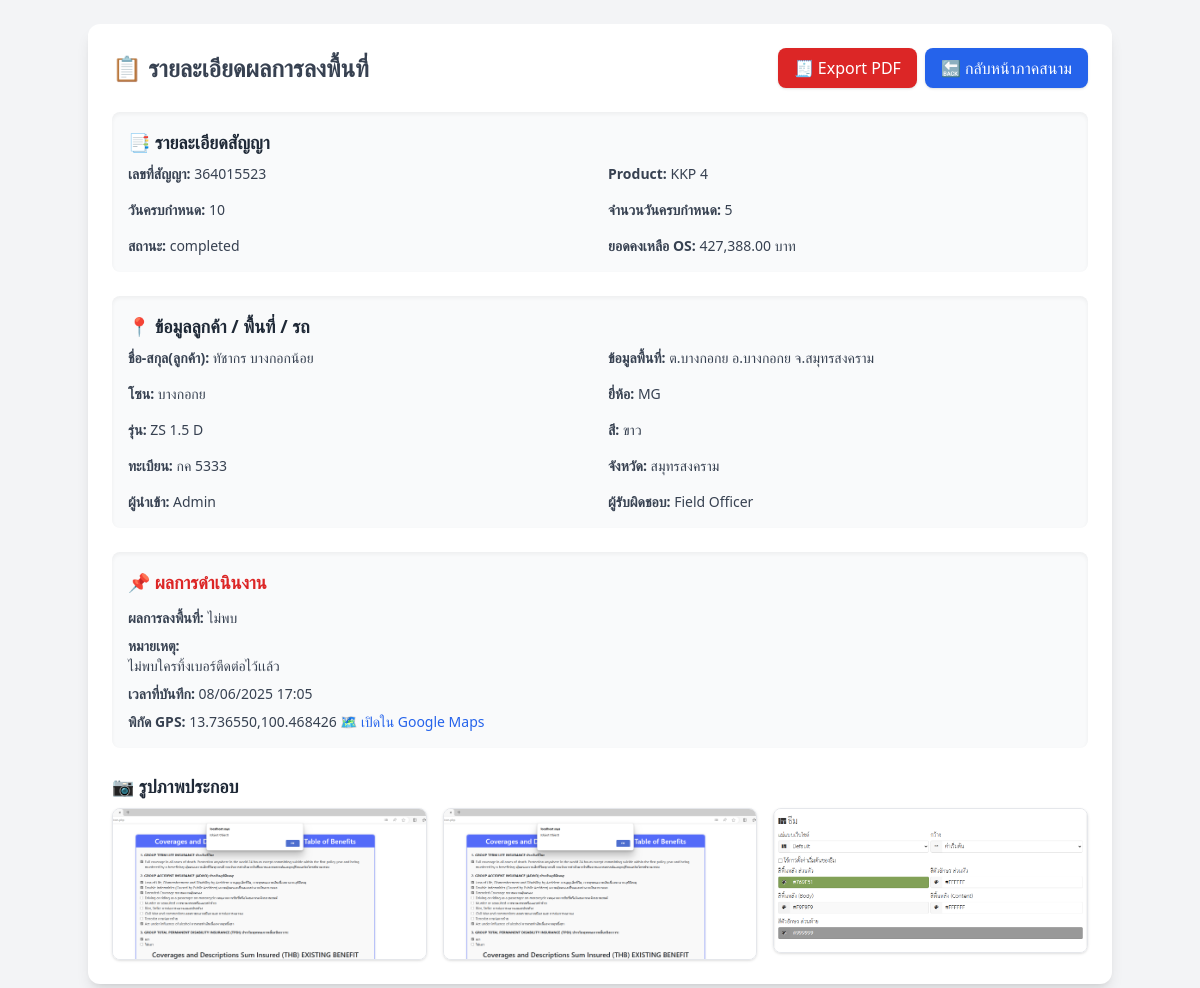
/dashboard/job_result.php?id=224 (signed in), run on the app's committed database.
### tables this page shows
CREATE TABLE `job_logs` (
  `id` int(11) NOT NULL,
  `job_id` int(11) DEFAULT NULL,
  `user_id` int(11) DEFAULT NULL,
  `result` varchar(20) DEFAULT NULL,
  `note` text DEFAULT NULL,
  `gps` varchar(100) DEFAULT NULL,
  `images` text DEFAULT NULL,
  `created_at` timestamp NOT NULL DEFAULT current_timestamp(),
  `log_time` datetime DEFAULT current_timestamp(),
  `marker_color` varchar(20) DEFAULT 'blue'
);

CREATE TABLE `jobs` (
  `id` int(11) NOT NULL,
  `contract_number` varchar(50) NOT NULL,
  `assigned_to` int(11) DEFAULT NULL,
  `imported_by` int(11) DEFAULT NULL,
  `product` varchar(100) NOT NULL,
  `location_info` varchar(255) DEFAULT NULL,
  `location_area` varchar(255) DEFAULT NULL,
  `zone` varchar(100) DEFAULT NULL,
  `due_date` varchar(25) DEFAULT NULL,
  `overdue_period` varchar(50) DEFAULT NULL,
  `model` varchar(100) DEFAULT NULL,
  `model_detail` varchar(100) DEFAULT NULL,
  `color` varchar(50) DEFAULT NULL,
  `plate` varchar(20) DEFAULT NULL,
  `province` varchar(50) DEFAULT NULL,
  `os` varchar(50) DEFAULT NULL,
  `status` varchar(20) DEFAULT NULL,
  `department_id` int(11) DEFAULT NULL
);

CREATE TABLE `users` (
  `id` int(11) NOT NULL,
  `name` varchar(100) DEFAULT NULL,
  `username` varchar(50) DEFAULT NULL,
  `password` varchar(255) DEFAULT NULL,
  `role` enum('admin','field','manager') DEFAULT 'field',
  `created_at` timestamp NOT NULL DEFAULT current_timestamp(),
  `active` tinyint(1) DEFAULT 1,
  `department_id` int(11) DEFAULT NULL,
  `marker_color` varchar(20) DEFAULT NULL
);

### dashboard/job_result.php (the view, shortened to what this page needs)
<?php
include '../config/db.php';
$job_id = $_GET['id'] ?? null;
$role = $_SESSION['user']['role'];
if ($role === 'admin') {
    $stmt = $conn->prepare("SELECT j.*,
        l.note, l.result, l.gps, l.images, l.created_at AS log_time,
        u1.name AS assigned_name, u2.name AS imported_name
        FROM jobs j
        LEFT JOIN job_logs l ON j.id = l.job_id
        LEFT JOIN users u1 ON j.assigned_to = u1.id
        LEFT JOIN users u2 ON j.imported_by = u2.id
        WHERE j.id = ?");
    $stmt->bind_param("i", $job_id);
}
$stmt->execute();
$result = $stmt->get_result();
$job = $result->fetch_assoc();
?>
<!DOCTYPE html>
<html lang="th">
<head>
  <script src="https://cdn.tailwindcss.com"></script>
</head>
<body class="bg-gray-100 min-h-screen p-4 sm:p-6">
  <div class="max-w-5xl mx-auto bg-white shadow-lg rounded-xl p-6 space-y-6">
    <div class="flex justify-between items-center flex-wrap gap-4">
      <h2 class="text-2xl font-bold text-gray-700">📋 รายละเอียดผลการลงพื้นที่</h2>
      <div class="flex gap-2">
        <?php if ($job['status'] === 'completed'): ?>
          <a href="../admin/export_job_detail_pdf.php?id=<?= $job_id ?>"
             class="bg-red-600 hover:bg-red-700 text-white px-4 py-2 rounded-lg shadow inline-flex items-center gap-2">
            🧾 Export PDF
          </a>
        <?php endif; ?>
        <a href="<?= ($_SESSION['user']['role'] === 'admin') ? '../admin/jobs.php' : '../dashboard/field.php' ?>"
           class="bg-blue-600 hover:bg-blue-700 text-white px-4 py-2 rounded-lg shadow inline-flex items-center gap-2">
          🔙 กลับหน้าภาคสนาม
        </a>
      </div>
    </div>
    <div class="bg-gray-50 rounded-lg p-4 space-y-2 shadow-inner">
      <h3 class="text-lg font-semibold text-gray-800 mb-2">📑 รายละเอียดสัญญา</h3>
      <div class="grid sm:grid-cols-2 gap-4 text-sm text-gray-700">
        <p><strong>เลขที่สัญญา:</strong> <?= htmlspecialchars($job['contract_number']) ?></p>
        <p><strong>Product:</strong> <?= htmlspecialchars($job['product']) ?></p>
        <p><strong>วันครบกำหนด:</strong> <?= htmlspecialchars($job['due_date']) ?></p>
        <p><strong>จำนวนวันครบกำหนด:</strong> <?= htmlspecialchars($job['overdue_period']) ?></p>
        <p><strong>สถานะ:</strong> <?= htmlspecialchars($job['status']) ?></p>
        <p><strong>ยอดคงเหลือ OS:</strong> <?= number_format($job['os'], 2) ?> บาท</p>
      </div>
    </div>
    <div class="bg-gray-50 rounded-lg p-4 space-y-2 shadow-inner">
      <h3 class="text-lg font-semibold text-gray-800 mb-2">📍 ข้อมูลลูกค้า / พื้นที่ / รถ</h3>
      <div class="grid sm:grid-cols-2 gap-4 text-sm text-gray-700">
        <p><strong>ชื่อ-สกุล(ลูกค้า):</strong> <?= htmlspecialchars($job['location_info']) ?></p>
        <p><strong>ข้อมูลพื้นที่:</strong> <?= htmlspecialchars($job['location_area']) ?></p>
        <p><strong>โซน:</strong> <?= htmlspecialchars($job['zone']) ?></p>
        <p><strong>ยี่ห้อ:</strong> <?= htmlspecialchars($job['model']) ?></p>
        <p><strong>รุ่น:</strong> <?= htmlspecialchars($job['model_detail']) ?></p>
        <p><strong>สี:</strong> <?= htmlspecialchars($job['color']) ?></p>
        <p><strong>ทะเบียน:</strong> <?= htmlspecialchars($job['plate']) ?></p>
        <p><strong>จังหวัด:</strong> <?= htmlspecialchars($job['province']) ?></p>
        <p><strong>ผู้นำเข้า:</strong> <?= htmlspecialchars($job['imported_name'] ?? '-') ?></p>
        <p><strong>ผู้รับผิดชอบ:</strong> <?= htmlspecialchars($job['assigned_name'] ?? '-') ?></p>
      </div>
    </div>
    <div class="bg-gray-50 rounded-lg p-4 shadow-inner">
      <h3 class="text-lg font-semibold text-red-600 mb-3">📌 ผลการดำเนินงาน</h3>
      <div class="text-sm text-gray-700 space-y-2">
        <p><strong>ผลการลงพื้นที่:</strong> <?= htmlspecialchars($job['result']) ?: '-' ?></p>
        <p><strong>หมายเหตุ:</strong><br><?= nl2br(htmlspecialchars($job['note'])) ?: '-' ?></p>
        <p><strong>เวลาที่บันทึก:</strong> <?= $job['log_time'] ? date('d/m/Y H:i', strtotime($job['log_time'])) : '-' ?></p>
        <?php if (!empty($job['gps'])): ?>
          <?php
            $gps = explode(",", $job['gps']);
            $lat = trim($gps[0]);
            $lng = trim($gps[1]);
            $gmap_url = "https://www.google.com/maps/search/?api=1&query=$lat,$lng";
          ?>
          <p><strong>พิกัด GPS:</strong> <?= htmlspecialchars($job['gps']) ?>
            <a href="<?= $gmap_url ?>" target="_blank" class="text-blue-600 hover:underline">🗺️ เปิดใน Google Maps</a>
          </p>
        <?php endif; ?>
      </div>
    </div>
    <?php if (!empty($job['images'])): ?>
      <?php $images = json_decode($job['images'], true); ?>
      <div>
        <h3 class="text-lg font-semibold text-gray-800 mb-2">📷 รูปภาพประกอบ</h3>
        <div class="grid grid-cols-2 sm:grid-cols-3 gap-4">
          <?php foreach ($images as $img): ?>
            <a href="../uploads/job_photos/<?= htmlspecialchars($img) ?>" target="_blank">
              <img src="../uploads/job_photos/<?= htmlspecialchars($img) ?>" class="w-full rounded-lg border shadow hover:shadow-xl transition duration-300">
            </a>
          <?php endforeach; ?>
        </div>
      </div>
    <?php endif; ?>
  </div>
</body>
</html>

### data on the page
job_logs: job.contract_number "364015523", job.product "KKP 4", job.due_date "10", job.overdue_period "5", job.status "completed", job.os "427,388.00", job.location_info "ทัชากร บางกอกน้อย", job.location_area "ต.บางกอกย อ.บางกอกย จ.สมุทรสงคราม", job.zone "บางกอกย", job.model "MG", job.model_detail "ZS 1.5 D", job.color "ขาว", job.plate "กค 5333", job.province "สมุทรสงคราม", users.name "Admin", user.name "Field Officer", result "ไม่พบ", note "ไม่พบใครทิ้งเบอร์ตืดต่อไว้เเล้ว", created_at "08/06/2025 17:05", gps "13.736550,100.468426"
